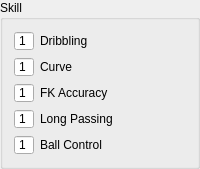
            <widget class="QGroupBox" name="groupBox_3">
             <property name="title">
              <string>Skill</string>
             </property>
             <layout class="QGridLayout" name="gridLayout_4">
              <item row="3" column="1">
               <widget class="QLabel" name="label_15">
                <property name="text">
                 <string>FK Accuracy</string>
                </property>
               </widget>
              </item>
              <item row="4" column="1">
               <widget class="QLabel" name="label_12">
                <property name="text">
                 <string>Long Passing</string>
                </property>
               </widget>
              </item>
              <item row="0" column="1">
               <widget class="QLabel" name="label_13">
                <property name="text">
                 <string>Dribbling</string>
                </property>
               </widget>
              </item>
              <item row="2" column="1">
               <widget class="QLabel" name="label_14">
                <property name="text">
                 <string>Curve</string>
                </property>
               </widget>
              </item>
              <item row="5" column="1">
               <widget class="QLabel" name="label_16">
                <property name="text">
                 <string>Ball Control</string>
                </property>
               </widget>
              </item>
              <item row="0" column="0">
               <widget class="QSpinBox" name="spinBox_15">
                <property name="sizePolicy">
                 <sizepolicy hsizetype="Fixed" vsizetype="Fixed">
                  <horstretch>0</horstretch>
                  <verstretch>0</verstretch>
                 </sizepolicy>
                </property>
                <property name="minimumSize">
                 <size>
                  <width>20</width>
                  <height>20</height>
                 </size>
                </property>
                <property name="maximumSize">
                 <size>
                  <width>20</width>
                  <height>20</height>
                 </size>
                </property>
                <property name="buttonSymbols">
                 <enum>QAbstractSpinBox::NoButtons</enum>
                </property>
                <property name="minimum">
                 <number>1</number>
                </property>
               </widget>
              </item>
              <item row="2" column="0">
               <widget class="QSpinBox" name="spinBox_16">
                <property name="sizePolicy">
                 <sizepolicy hsizetype="Fixed" vsizetype="Fixed">
                  <horstretch>0</horstretch>
                  <verstretch>0</verstretch>
                 </sizepolicy>
                </property>
                <property name="minimumSize">
                 <size>
                  <width>20</width>
                  <height>20</height>
                 </size>
                </property>
                <property name="maximumSize">
                 <size>
                  <width>20</width>
                  <height>20</height>
                 </size>
                </property>
                <property name="buttonSymbols">
                 <enum>QAbstractSpinBox::NoButtons</enum>
                </property>
                <property name="minimum">
                 <number>1</number>
                </property>
               </widget>
              </item>
              <item row="3" column="0">
               <widget class="QSpinBox" name="spinBox_17">
                <property name="sizePolicy">
                 <sizepolicy hsizetype="Fixed" vsizetype="Fixed">
                  <horstretch>0</horstretch>
                  <verstretch>0</verstretch>
                 </sizepolicy>
                </property>
                <property name="minimumSize">
                 <size>
                  <width>20</width>
                  <height>20</height>
                 </size>
                </property>
                <property name="maximumSize">
                 <size>
                  <width>20</width>
                  <height>20</height>
                 </size>
                </property>
                <property name="buttonSymbols">
                 <enum>QAbstractSpinBox::NoButtons</enum>
                </property>
                <property name="minimum">
                 <number>1</number>
                </property>
               </widget>
              </item>
              <item row="4" column="0">
               <widget class="QSpinBox" name="spinBox_18">
                <property name="sizePolicy">
                 <sizepolicy hsizetype="Fixed" vsizetype="Fixed">
                  <horstretch>0</horstretch>
                  <verstretch>0</verstretch>
                 </sizepolicy>
                </property>
                <property name="minimumSize">
                 <size>
                  <width>20</width>
                  <height>20</height>
                 </size>
                </property>
                <property name="maximumSize">
                 <size>
                  <width>20</width>
                  <height>20</height>
                 </size>
                </property>
                <property name="buttonSymbols">
                 <enum>QAbstractSpinBox::NoButtons</enum>
                </property>
                <property name="minimum">
                 <number>1</number>
                </property>
               </widget>
              </item>
              <item row="5" column="0">
               <widget class="QSpinBox" name="spinBox_19">
                <property name="sizePolicy">
                 <sizepolicy hsizetype="Fixed" vsizetype="Fixed">
                  <horstretch>0</horstretch>
                  <verstretch>0</verstretch>
                 </sizepolicy>
                </property>
                <property name="minimumSize">
                 <size>
                  <width>20</width>
                  <height>20</height>
                 </size>
                </property>
                <property name="maximumSize">
                 <size>
                  <width>20</width>
                  <height>20</height>
                 </size>
                </property>
                <property name="buttonSymbols">
                 <enum>QAbstractSpinBox::NoButtons</enum>
                </property>
                <property name="minimum">
                 <number>1</number>
                </property>
               </widget>
              </item>
             </layout>
            </widget>
